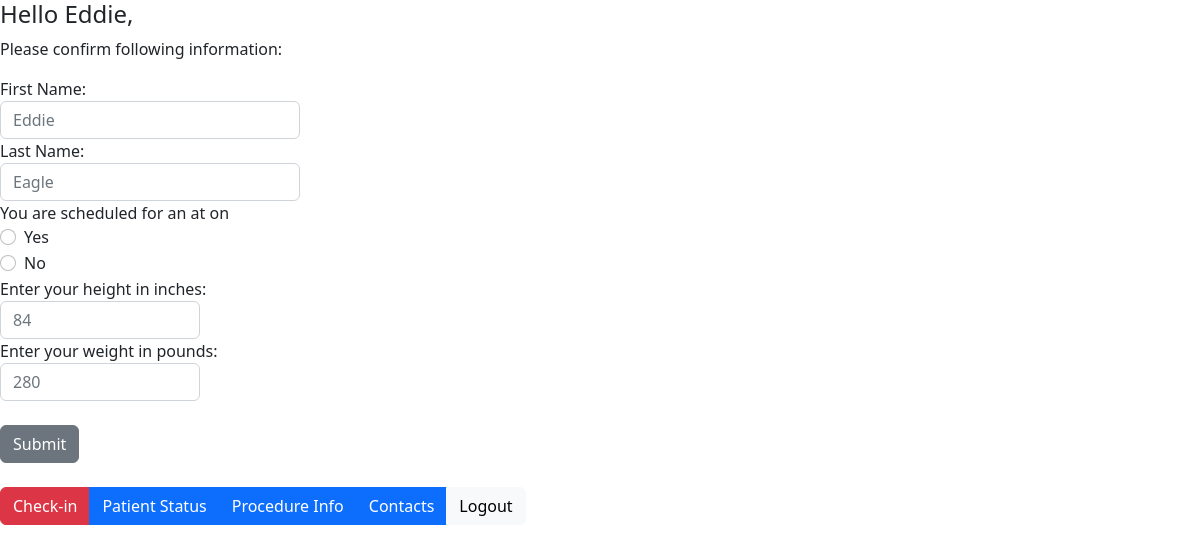
Page /checkin.php (signed in) on the committed database.
### tables this page shows
CREATE TABLE `patient` (
  `pID` int(11) NOT NULL,
  `fname` varchar(45) DEFAULT NULL,
  `lname` varchar(45) DEFAULT NULL,
  `height` int(2) DEFAULT NULL,
  `weight` int(3) DEFAULT NULL,
  `status` char(1) DEFAULT NULL,
  `email` varchar(45) NOT NULL,
  `pw` varchar(45) NOT NULL
);

### checkin.php (the view, shortened to what this page needs)
<?php
    include("config.php");
    $pID = $_SESSION['pID'];
    $procID = $_SESSION['procID'];
    $procname = $_SESSION['procname'];
    $time = $_SESSION['time'];
    $date = $_SESSION['date'];
    $csql = "SELECT checkin FROM procs WHERE procID = '$procID'";
    $cresult = mysqli_query($conn,$csql);
    $crow = mysqli_fetch_array($cresult,MYSQLI_ASSOC);
    $checkin = $crow["checkin"];
    $psql = "SELECT * FROM patient WHERE pID = '$pID'";
    $presult = mysqli_query($conn,$psql);
    $prow = mysqli_fetch_array($presult,MYSQLI_ASSOC);
    $height = $prow["height"];
    $weight = $prow["weight"];
    $fname = $prow["fname"];
    $lname = $prow["lname"];
?>
<!DOCTYPE html>
<html>
<head>
    <link href="https://cdn.jsdelivr.net/npm/bootstrap@5.2.2/dist/css/bootstrap.min.css" rel="stylesheet">
</head>
<body>
    <h4>Hello <?php echo $_SESSION['fname']; ?>,</h4>
    <?php if($checkin == 0){
      echo "<p>Please confirm following information:</p>";
      echo "<form action='' method ='post'>";
      echo "<label for='fname'>First Name:</label>";
      echo "<div class='col-md-3'>";
      echo "<input type='text' class='form-control' id='fname' placeholder=$fname></div></div>";
      echo "<div class='form-group'>";
      echo "<label for='lname'>Last Name:</label>";
      echo "<div class='col-md-3'>";
      echo "<input type='text' class='form-control' id='lname' placeholder=$lname></div></div>";
      echo "<label for='surgery'>You are scheduled for an $procname at $time on $date</label>";
      echo "<div class='form-check'>";
      echo "<input class='form-check-input' type='radio' name='surgery' id='yes'>";
      echo "<label class='form-check-label' for='yes'>Yes</label></div>";
      echo "<div class='form-check'>";
      echo "<input class='form-check-input' type='radio' name='surgery' id='no'>";
      echo "<label class='form-check-label' for='no'>No</label></div>";
      echo "<div class='form-group'>
      <label for='height'>Enter your height in inches:</label>
      <div class='col-md-2'>
      <input type='text' class='form-control' id='height' placeholder=$height></div></div>";
      echo "<div class='form-group'>
      <label for='weight'>Enter your weight in pounds:</label>
      <div class='col-md-2'>
      <input type='text' class='form-control' id='weight' placeholder=$weight>
      </div></div><br>";
      echo "<button type='submit' class='btn btn-secondary' name ='checkin'>Submit</button></form><br>";
    }
    else {
      echo "Thank you for completing the checkin.<br>";
    }
    ?>
    <div class="btn-group">
        <?php if($checkin == 0){
          echo "<a href='checkin.php' role='button' class='btn btn-danger'>Check-in</a>";
        } else {
          echo "<a href='#' role='button' class='btn btn-success'>Checked In</a>";
        }
        ?>
        <a href="patientStatus.php" role="button" class="btn btn-primary">Patient Status</a>
        <a href="index.php" role="button" class="btn btn-primary">Procedure Info</a>
        <a href="contacts.php" role="button" class="btn btn-primary">Contacts</a>
        <a href="logout.php" role="button" class="btn btn-light">Logout</a>
    </div>
</body>
</html>

### rows in the picture
patient: fname "Eddie", lname "Eagle", height "84", weight "280"
